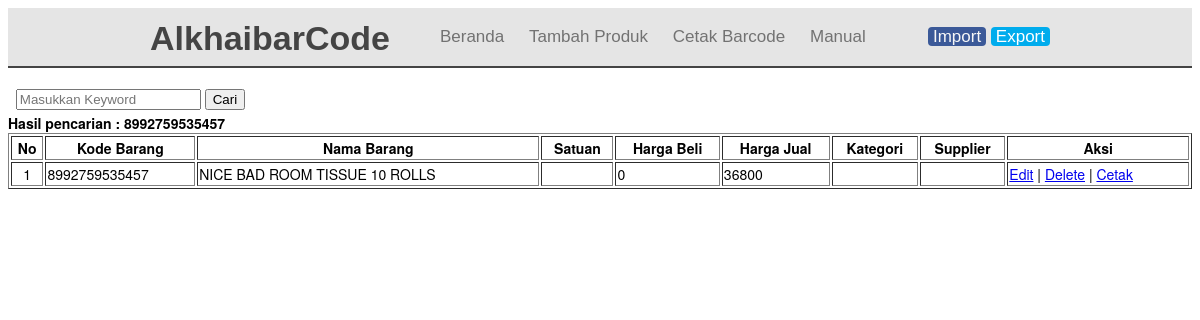
The app's page /cari.php?cari=8992759535457 with its own data.
### tables this page shows
CREATE TABLE `tabel_barang` (
  `id` int(6) NOT NULL,
  `kd_barang` varchar(15) NOT NULL,
  `nm_barang` varchar(64) NOT NULL,
  `satuan` varchar(10) NOT NULL,
  `kategori` varchar(50) NOT NULL,
  `supplier` varchar(55) NOT NULL,
  `hrg_jual` int(11) NOT NULL,
  `hrg_beli` int(11) NOT NULL
);

### cari.php (the view, shortened to what this page needs)
<?php
include_once("config.php");
?>
<!DOCTYPE html>
<html>
<head>
	<link rel="stylesheet" href="css/bootstrap.min.css">
</head>
<body>
 <div class="header">
  <div class="container">
   <div class="navbar">
    <div class="brand">
     <h1><a href="#">AlkhaibarCode</a></h1>
    </div>
    <div class="menu">
     <nav class="nav">
      <ul id="dropdown">
       <li><a href="index.php">Beranda</a></li>
       <li><a href="add.php">Tambah Produk</a></li>
       <li><a href="cetaksemua.php">Cetak Barcode</a></li>
       <li><a href="manual.php">Manual</a></li>
      </ul>
     </nav>
     <div class="">
      <p><a style="background: #3b5998; padding: 0 5px; border-radius: 4px; color: #f7f7f7; text-decoration: none;" href="import/form.php">Import</a>
        <a style="background: #00aced; padding: 0 5px; border-radius: 4px; color: #ffffff; text-decoration: none;" href="#">Export</a></p>
     </div>
    </div>
   </div>
  </div>
 </div>
<br />
<form action="cari.php" method="get" onsubmit="return validasi_input(this)">
    <label>&nbsp;</label>
    <input type="text" name="cari" placeholder="Masukkan Keyword">
    <input type="submit" value="Cari">
</form>
<?php
if(isset($_GET['cari'])){
	$cari = $_GET['cari'];
	echo "<b>Hasil pencarian : ".$cari."</b>";
}
?>
	<?php
	if(isset($_GET['cari'])){
		$cari = $_GET['cari'];
		$data = mysqli_query($mysqli,"select * from tabel_barang where kd_barang like '%".$cari."%' OR nm_barang like '%".$cari."%'");
	}else{
		$data = mysqli_query($mysqli,"select * from tabel_barang");
	}
	?>
<table width='100%' border=1>
 <tr>
        <th>No</th>
        <th>Kode Barang</th>
        <th>Nama Barang</th>
        <th>Satuan</th>
        <th>Harga Beli</th>
        <th>Harga Jual</th>
        <th>Kategori</th>
        <th>Supplier</th>
        <th>Aksi</th>
    </tr>
    <?php
    $no = 1;
    while($user_data = mysqli_fetch_array($data)) {
        echo "<tr>";
        echo "<td><center>".$no."</center></td>";
        echo "<td>".$user_data['kd_barang']."</td>";
        echo "<td>".$user_data['nm_barang']."</td>";
        echo "<td>".$user_data['satuan']."</td>";
        echo "<td>".$user_data['hrg_beli']."</td>";
        echo "<td>".$user_data['hrg_jual']."</td>";
        echo "<td>".$user_data['kategori']."</td>";
        echo "<td>".$user_data['supplier']."</td>";
        echo "<td><a href='edit.php?id=$user_data[id]'>Edit</a> | <a href='delete.php?id=$user_data[id]'>Delete</a> | <a href='cetak.php?id=$user_data[id]'>Cetak</a></td></tr>";
        $no++;
    }
    ?>
</table>
</body>
</html>

### records on screen
tabel_barang: kd_barang "8992759535457", nm_barang "NICE BAD ROOM TISSUE 10 ROLLS", hrg_beli "0", hrg_jual "36800"

### other values on screen
$cari "8992759535457"
